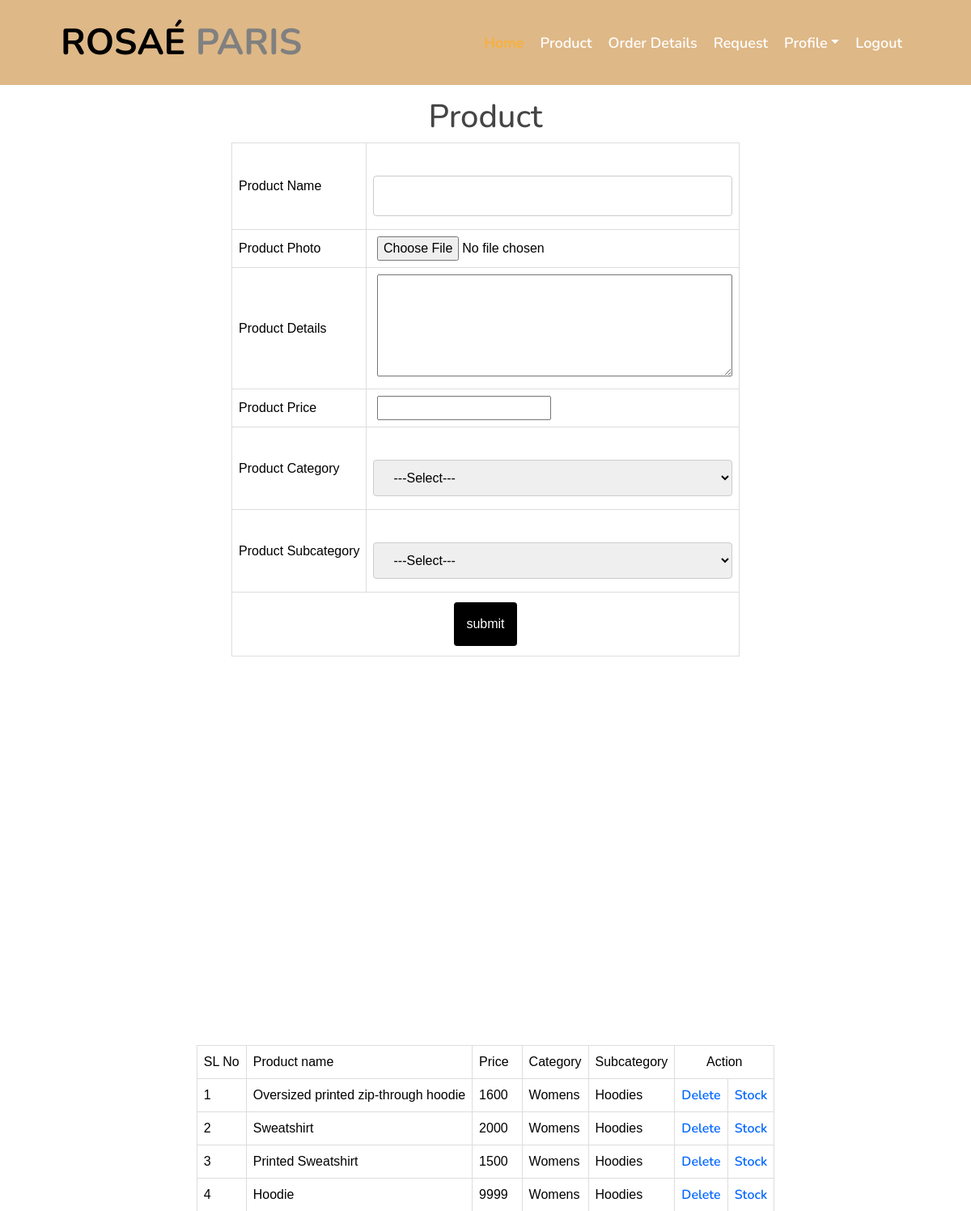
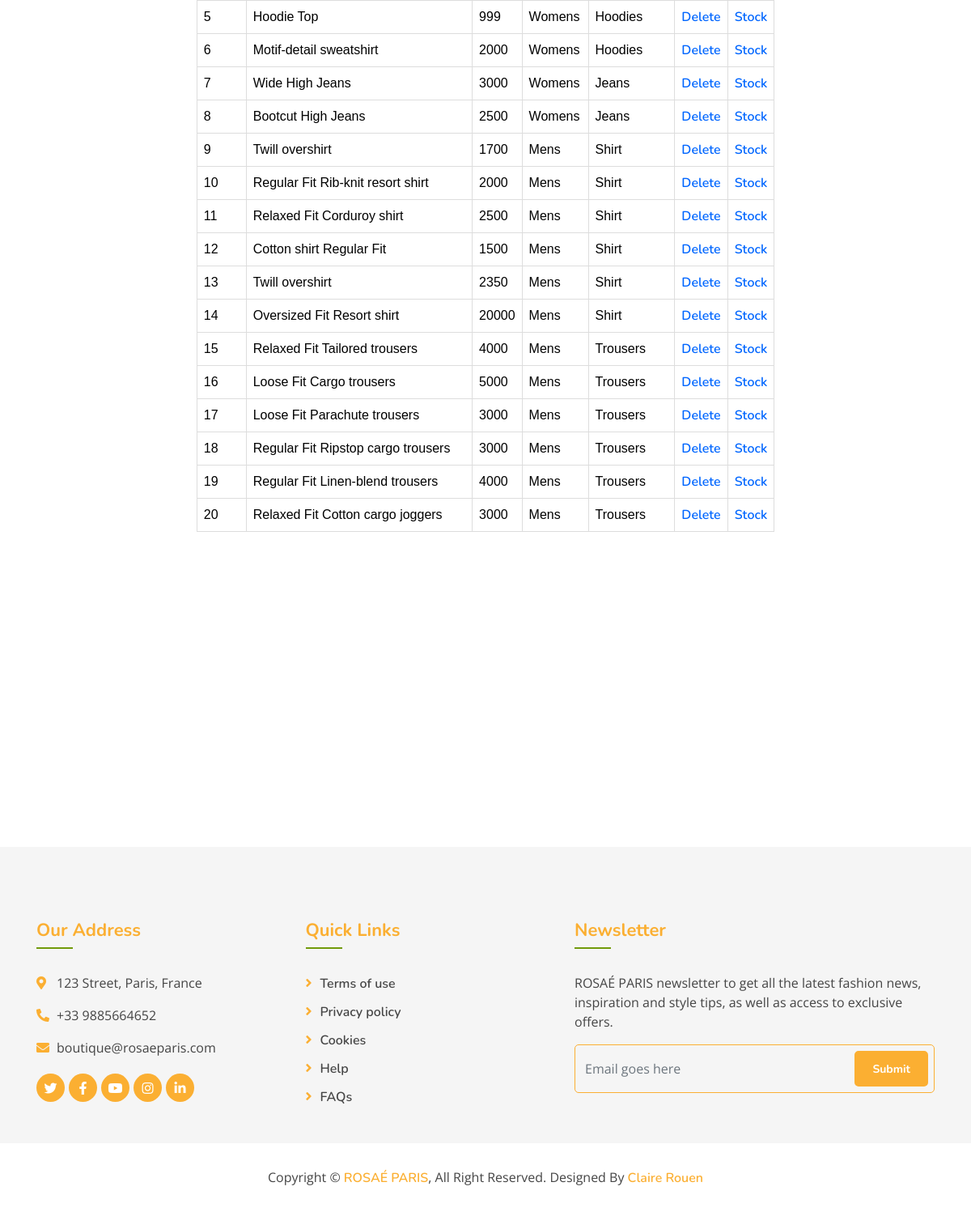
The app's page /Project/Shop/Product.php (signed in) with its own data (2 pictures, top to bottom).
### tables this page shows
CREATE TABLE `tbl_product` (
  `product_id` int(11) NOT NULL,
  `product_name` varchar(100) NOT NULL,
  `product_photo` varchar(100) NOT NULL,
  `product_details` varchar(100) NOT NULL,
  `product_price` int(11) NOT NULL,
  `shop_id` int(11) NOT NULL,
  `subcategory_id` int(11) NOT NULL
);

CREATE TABLE `tbl_category` (
  `category_id` int(11) NOT NULL,
  `category_name` varchar(100) NOT NULL
);

CREATE TABLE `tbl_subcategory` (
  `subcategory_id` int(11) NOT NULL,
  `subcategory_name` varchar(100) NOT NULL,
  `category_id` int(11) NOT NULL
);

### Project/Shop/Product.php (the view, shortened to what this page needs)
<?php
include("Head.php");
include("../Assets/Connection/Connection.php");
    	?>
<!DOCTYPE html PUBLIC "-//W3C//DTD XHTML 1.0 Transitional//EN" "http://www.w3.org/TR/xhtml1/DTD/xhtml1-transitional.dtd">
<html xmlns="http://www.w3.org/1999/xhtml">
<head>
</head>
<body>
  <br><br><br><br><br>
  <div id="tab" align="center">
<form action="" method="post" enctype="multipart/form-data" name="form1" id="form1">
<h1 align="center">Product</h1>
  <table  border="1" align="center">
    <tr>
      <td > Product Name</td>
      <td ><label for="txtname"></label>
      <input type="text" name="txtname" id="txtname" autocomplete="off" required/></td>
    </tr>
    <tr>
      <td> Product Photo</td>
      <td><label for="filephoto"></label>
      <input type="file" name="filephoto" id="filephoto" required /></td>
    </tr>
    <tr>
      <td> Product Details</td>
      <td><label for="txtdetails"></label>
      <textarea name="txtdetails" id="txtdetails"cols="45" rows="5" autocomplete="off" required></textarea></td>
    </tr>
    <tr>
      <td> Product Price</td>
      <td><label for="txtprice"></label>
      <input type="number" name="txtprice" id="txtprice"  autocomplete="off" required/></td>
    </tr>
        <tr>
      <td>Product Category</td>
     <td><label for="sel_category"></label>
        <select name="sel_category" id="sel_category" onChange="getSubcategory(this.value)" autocomplete="off" required>
        <option value="">---Select---</option>
      </select></td>
    </tr>
    <tr>
      <td>Product Subcategory</td>
     <td><label for="sel_subcategory"></label>
        <select name="sel_subcategory" id="sel_subcategory" autocomplete="off" required >
        <option value="">---Select---</option>
       </select></td>
    </tr>
      <td align="center"colspan="2"><input type="submit" name="btnsave" id="btnsave" value="submit" /></td>
  </table>
  <?php
  $selQry="select * from tbl_product p inner join tbl_subcategory s on p.subcategory_id=s.subcategory_id inner join tbl_category c on s.category_id=c.category_id where shop_id='".$_SESSION["kid"]."'";
  $rel=$Conn->query($selQry);
  if($rel->num_rows>0)
  {
?>
  <table align="center"  border="1">
    <tr>
      <td>SL No</td>
      <td>Product name</td>
      <td>Price</td>
      <td>Category</td>
      <td>Subcategory</td>
      <td colspan="2" align="center">Action</td>
    </tr>
       <?php
	$i=0;
	while($row=$rel->fetch_assoc())
	{
		$i++;
?>
   <tr>
	<td><?php echo $i?></td>
    <td><?php echo $row["product_name"]?></td>
    <td><?php echo $row["product_price"]?></td>
    <td><?php echo $row["category_name"]?></td>
    <td><?php echo $row["subcategory_name"]?></td>
	<td><a href="Product.php?id=<?php echo $row["product_id"];?>">Delete</a></td>
    <td><a href="Stock.php?pid=<?php echo $row["product_id"];?>">Stock</a></td>
</tr>
<br>
<?php
	}
   }
   else
   {
	   echo "<h1 align='center'>No Data Found<h1>";
   }
?>
  </table>
  <p>&nbsp;</p>
  <p>&nbsp;</p>
  <p>&nbsp;</p>
  <p>&nbsp;</p>
  <p>&nbsp;</p>
  <p>&nbsp;</p>
  <p>&nbsp;</p>
  <p>&nbsp;</p>
  <p>&nbsp;</p>
</form>
  </div>
</body>
  <?php
include("Foot.php");
?>
</html>

### Project/Assets/Template/Main/css/style.css (style rules this page uses)
body { color: #757575; background: #ffffff; font-family: 'open sans', sans-serif; }
h1, h2, h3, h4, h5, h6 { color: #454545; font-family: 'Nunito', sans-serif; }
a { font-family: 'Nunito', sans-serif; font-weight: 600; color: #fbaf32; transition: .3s; }

### Project/Assets/Template/form.css (style rules this page uses)
#tab { font-family: "Trebuchet MS", Arial, Helvetica, sans-serif; border-collapse: collapse; width: 100%; }
#tab td, #tab th { border: 1px solid #ddd; padding: 8px; color: black; }
#tab a { color:#06F; }
input[type=text],[type=password],[type=email],[type=date], select { width: 100%; padding: 12px 20px; margin: 8px 0; display: inline-block; border: 1px solid #ccc; border-radius: 4px; box-sizing: border-box; }
input[type=submit] { background-color: black; color: white; padding: 15px; margin: 4px 0; border: none; border-radius: 4px; cursor: pointer; }

### records on screen
tbl_product: product_name "Oversized printed zip-through hoodie", product_price "1600", tbl_category.category_name "Womens", subcategory.subcategory_name "Hoodies"
tbl_product: product_name "Sweatshirt", product_price "2000", tbl_category.category_name "Womens", subcategory.subcategory_name "Hoodies"
tbl_product: product_name "Printed Sweatshirt", product_price "1500", tbl_category.category_name "Womens", subcategory.subcategory_name "Hoodies"
tbl_product: product_name "Hoodie", product_price "9999", tbl_category.category_name "Womens", subcategory.subcategory_name "Hoodies"
tbl_product: product_name "Hoodie Top", product_price "999", tbl_category.category_name "Womens", subcategory.subcategory_name "Hoodies"
tbl_product: product_name "Motif-detail sweatshirt", product_price "2000", tbl_category.category_name "Womens", subcategory.subcategory_name "Hoodies"
tbl_product: product_name "Wide High Jeans", product_price "3000", tbl_category.category_name "Womens", subcategory.subcategory_name "Jeans"
tbl_product: product_name "Bootcut High Jeans", product_price "2500", tbl_category.category_name "Womens", subcategory.subcategory_name "Jeans"
tbl_product: product_name "Twill overshirt", product_price "1700", tbl_category.category_name "Mens", subcategory.subcategory_name "Shirt"
tbl_product: product_name "Regular Fit Rib-knit resort shirt", product_price "2000", tbl_category.category_name "Mens", subcategory.subcategory_name "Shirt"
tbl_product: product_name "Relaxed Fit Corduroy shirt", product_price "2500", tbl_category.category_name "Mens", subcategory.subcategory_name "Shirt"
tbl_product: product_name "Cotton shirt Regular Fit", product_price "1500", tbl_category.category_name "Mens", subcategory.subcategory_name "Shirt"
tbl_product: product_name "Twill overshirt", product_price "2350", tbl_category.category_name "Mens", subcategory.subcategory_name "Shirt"
tbl_product: product_name "Oversized Fit Resort shirt", product_price "20000", tbl_category.category_name "Mens", subcategory.subcategory_name "Shirt"
tbl_product: product_name "Relaxed Fit Tailored trousers", product_price "4000", tbl_category.category_name "Mens", subcategory.subcategory_name "Trousers"
tbl_product: product_name "Loose Fit Cargo trousers", product_price "5000", tbl_category.category_name "Mens", subcategory.subcategory_name "Trousers"
tbl_product: product_name "Loose Fit Parachute trousers", product_price "3000", tbl_category.category_name "Mens", subcategory.subcategory_name "Trousers"
tbl_product: product_name "Regular Fit Ripstop cargo trousers", product_price "3000", tbl_category.category_name "Mens", subcategory.subcategory_name "Trousers"
tbl_product: product_name "Regular Fit Linen-blend trousers", product_price "4000", tbl_category.category_name "Mens", subcategory.subcategory_name "Trousers"
tbl_product: product_name "Relaxed Fit Cotton cargo joggers", product_price "3000", tbl_category.category_name "Mens", subcategory.subcategory_name "Trousers"
